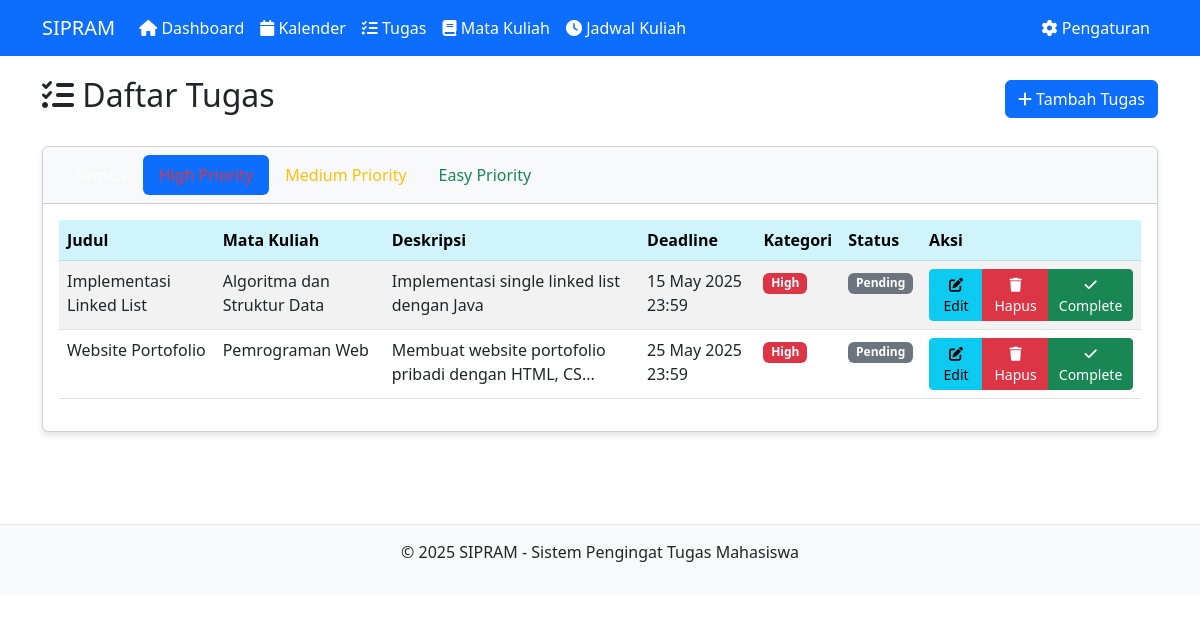
The page /tugas.php?filter=high on the database its author committed.
### tables this page shows
CREATE TABLE IF NOT EXISTS tugas (
    tugas_id INT PRIMARY KEY AUTO_INCREMENT,
    user_id INT NOT NULL,
    mk_id INT NOT NULL,
    judul VARCHAR(100) NOT NULL,
    deskripsi TEXT,
    deadline DATETIME NOT NULL,
    kategori ENUM('high', 'medium', 'easy') NOT NULL,
    status ENUM('pending', 'completed') DEFAULT 'pending',
    created_at TIMESTAMP DEFAULT CURRENT_TIMESTAMP,
    FOREIGN KEY (user_id) REFERENCES users(user_id) ON DELETE CASCADE,
    FOREIGN KEY (mk_id) REFERENCES mata_kuliah(mk_id) ON DELETE CASCADE
);

CREATE TABLE IF NOT EXISTS mata_kuliah (
    mk_id INT PRIMARY KEY AUTO_INCREMENT,
    user_id INT NOT NULL,
    kode_mk VARCHAR(20) NOT NULL,
    nama_mk VARCHAR(100) NOT NULL,
    sks INT NOT NULL,
    semester VARCHAR(20) NOT NULL,
    created_at TIMESTAMP DEFAULT CURRENT_TIMESTAMP,
    FOREIGN KEY (user_id) REFERENCES users(user_id) ON DELETE CASCADE
);

### tugas.php (the view, shortened to what this page needs)
<?php
require_once 'config/db_config.php';
$user_id = 1;
$filter = isset($_GET['filter']) ? $_GET['filter'] : 'all';
$sql = "SELECT t.*, mk.nama_mk
        FROM tugas t
        JOIN mata_kuliah mk ON t.mk_id = mk.mk_id
        WHERE t.user_id = ?";
if ($filter !== 'all') {
    $sql .= " AND t.kategori = ?";
}
$sql .= " ORDER BY t.deadline ASC";
$stmt = $conn->prepare($sql);
if ($filter !== 'all') {
    $stmt->bind_param("is", $user_id, $filter);
} else {
    $stmt->bind_param("i", $user_id);
}
$stmt->execute();
$result = $stmt->get_result();
include 'includes/header.php';
?>
<div class="row">
    <div class="col-md-12">
        <div class="d-flex justify-content-between align-items-center mb-4">
            <h2><i class="fas fa-tasks"></i> Daftar Tugas</h2>
            <button type="button" class="btn btn-primary" data-bs-toggle="modal" data-bs-target="#addTugasModal">
                <i class="fas fa-plus"></i> Tambah Tugas
            </button>
        </div>
    </div>
</div>
<div class="row mb-4">
    <div class="col-md-12">
        <div class="card">
            <div class="card-header bg-light">
                <ul class="nav nav-pills">
                    <li class="nav-item">
                        <a class="nav-link <?php echo ($filter === 'all') ? 'active' : ''; ?>"
                           href="tugas.php?filter=all">Semua</a>
                    </li>
                    <li class="nav-item">
                        <a class="nav-link <?php echo ($filter === 'high') ? 'active' : ''; ?> text-danger"
                           href="tugas.php?filter=high">High Priority</a>
                    </li>
                    <li class="nav-item">
                        <a class="nav-link <?php echo ($filter === 'medium') ? 'active' : ''; ?> text-warning"
                           href="tugas.php?filter=medium">Medium Priority</a>
                    </li>
                    <li class="nav-item">
                        <a class="nav-link <?php echo ($filter === 'easy') ? 'active' : ''; ?> text-success"
                           href="tugas.php?filter=easy">Easy Priority</a>
                    </li>
                </ul>
            </div>
            <div class="card-body">
                <?php if ($result->num_rows > 0): ?>
                    <div class="table-responsive">
                        <table class="table table-striped table-hover">
                            <thead class="table-info">
                                <tr>
                                    <th>Judul</th>
                                    <th>Mata Kuliah</th>
                                    <th>Deskripsi</th>
                                    <th>Deadline</th>
                                    <th>Kategori</th>
                                    <th>Status</th>
                                    <th>Aksi</th>
                                </tr>
                            </thead>
                            <tbody>
                                <?php while ($row = $result->fetch_assoc()): ?>
                                    <tr>
                                        <td><?php echo htmlspecialchars($row['judul']); ?></td>
                                        <td><?php echo htmlspecialchars($row['nama_mk']); ?></td>
                                        <td><?php echo htmlspecialchars(substr($row['deskripsi'], 0, 50)) . (strlen($row['deskripsi']) > 50 ? '...' : ''); ?></td>
                                        <td>
                                            <?php
                                            $deadline = new DateTime($row['deadline']);
                                            echo $deadline->format('d M Y H:i');
                                            ?>
                                        </td>
                                        <td>
                                            <span class="badge bg-<?php echo ($row['kategori'] == 'high') ? 'danger' : (($row['kategori'] == 'medium') ? 'warning' : 'success'); ?>">
                                                <?php echo ucfirst($row['kategori']); ?>
                                            </span>
                                        </td>
                                        <td>
                                            <span class="badge bg-<?php echo ($row['status'] == 'pending') ? 'secondary' : 'primary'; ?>">
                                                <?php echo ucfirst($row['status']); ?>
                                            </span>
                                        </td>
                                        <td>
                                            <div class="btn-group">
                                                <button type="button" class="btn btn-sm btn-info edit-btn"
                                                        data-tugas-id="<?php echo $row['tugas_id']; ?>"
                                                        data-judul="<?php echo htmlspecialchars($row['judul']); ?>"
                                                        data-mk-id="<?php echo $row['mk_id']; ?>"
                                                        data-deskripsi="<?php echo htmlspecialchars($row['deskripsi']); ?>"
                                                        data-deadline="<?php echo date('Y-m-d\TH:i', strtotime($row['deadline'])); ?>"
                                                        data-kategori="<?php echo $row['kategori']; ?>"
                                                        data-bs-toggle="modal" data-bs-target="#editTugasModal">
                                                    <i class="fas fa-edit"></i> Edit
                                                </button>
                                                <button type="button" class="btn btn-sm btn-danger delete-btn"
                                                        data-tugas-id="<?php echo $row['tugas_id']; ?>"
                                                        data-judul="<?php echo htmlspecialchars($row['judul']); ?>"
                                                        data-bs-toggle="modal" data-bs-target="#deleteTugasModal">
                                                    <i class="fas fa-trash"></i> Hapus
                                                </button>
                                                <a href="process/proses_tugas.php?action=toggle_status&tugas_id=<?php echo $row['tugas_id']; ?>"
                                                  class="btn btn-sm btn-<?php echo ($row['status'] == 'pending') ? 'success' : 'secondary'; ?>">
                                                    <i class="fas <?php echo ($row['status'] == 'pending') ? 'fa-check' : 'fa-undo'; ?>"></i>
                                                    <?php echo ($row['status'] == 'pending') ? 'Complete' : 'Undo'; ?>
                                                </a>
                                            </div>
                                        </td>
                                    </tr>
                                <?php endwhile; ?>
                            </tbody>
                        </table>
                    </div>
                <?php else: ?>
                    <div class="alert alert-info">
                        <i class="fas fa-info-circle"></i> Belum ada tugas yang ditambahkan atau tidak ada tugas dalam kategori yang dipilih.
                    </div>
                <?php endif; ?>
            </div>
        </div>
    </div>
</div>
<?php
include 'includes/footer.php';
?>

### includes/header.php (style rules this page uses)
body { padding-top: 60px; min-height: 100vh; display: flex; flex-direction: column; }
.nav-link { color: #ffffff; }
.nav-link:hover, .nav-link.active { color: #000000; }
.card { margin-bottom: 20px; box-shadow: 0 4px 6px rgba(0,0,0,0.1); }
.font-size-medium { font-size: 1rem; }

### rows shown on the page
tugas: judul "Implementasi Linked List", mk.nama_mk "Algoritma dan Struktur Data", deskripsi "Implementasi single linked list dengan Java", deadline "15 May 2025 23:59", kategori "High", status "Pending", shows "Complete"
tugas: judul "Website Portofolio", mk.nama_mk "Pemrograman Web", deskripsi "Membuat website portofolio pribadi dengan HTML, CS", deadline "25 May 2025 23:59", kategori "High", status "Pending", shows "Complete"
